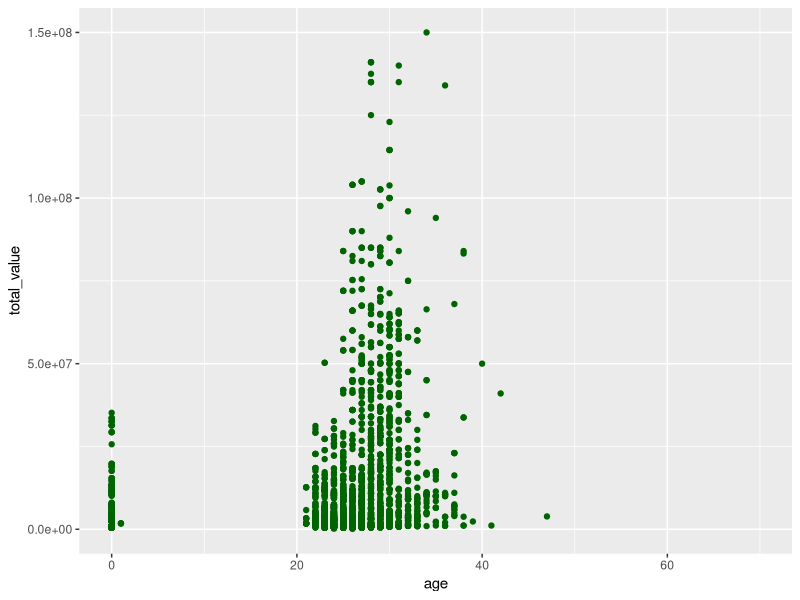
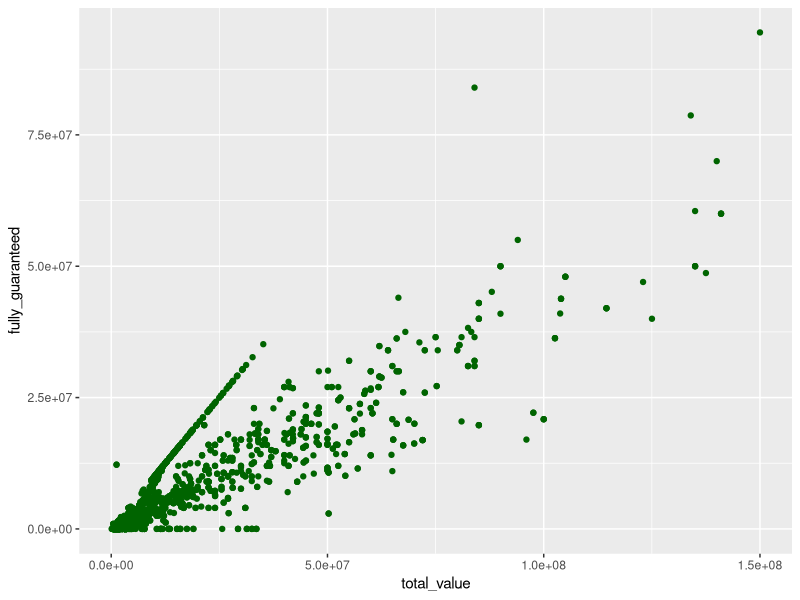

The R source for these figures, in order:
## ---- chunk 1
knitr::opts_chunk$set(echo = FALSE)
library(tidyverse)
## ---- chunk 2
player_salary <- read.csv("player_salary.csv",header = T)
posSa <- player_salary %>% group_by(player_salary$position) %>%
  summarise(avg <- mean(total_value))
posSa <- as.data.frame(posSa)
posSa[order(posSa$`avg <- mean(total_value)`,decreasing=T),]
## ---- chunk 3
frequency <- player_salary %>% group_by(player_salary$position)%>%
  summarise(n = n())
frequency <- as.data.frame(frequency)
frequency[order(frequency$n,decreasing = T),]
## ---- chunk 4
teamSa <- player_salary  %>% group_by(player_salary $team) %>%
  summarise(avg <- mean(total_value))
teamSa <- as.data.frame(teamSa)
teamSa[order(teamSa$`avg <- mean(total_value)`,decreasing=T),]
## ---- chunk 5
ageSa <- player_salary  %>% group_by(player_salary $age) %>%
  summarise(avg <- mean(total_value))
ageSa <- as.data.frame(ageSa)
ageSa[order(ageSa$`avg <- mean(total_value)`,decreasing=T),]
## ---- chunk 6
corAge <- ggplot(data=player_salary ,aes(x=age,y=total_value))+xlim(0, 70)+geom_point(color ="darkgreen")
corAge
## ---- chunk 7
cor(player_salary$total_value,player_salary$fully_guaranteed)
corValue <- ggplot(data=player_salary ,aes(x=total_value,y=fully_guaranteed))+
  geom_point(color ="darkgreen")
corValue
